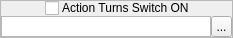
    <widget class="QFrame" name="frame_12">
     <property name="minimumSize">
      <size>
       <width>0</width>
       <height>38</height>
      </size>
     </property>
     <property name="maximumSize">
      <size>
       <width>16777215</width>
       <height>38</height>
      </size>
     </property>
     <property name="frameShape">
      <enum>QFrame::StyledPanel</enum>
     </property>
     <property name="frameShadow">
      <enum>QFrame::Raised</enum>
     </property>
     <layout class="QVBoxLayout" name="verticalLayout_3">
      <property name="spacing">
       <number>0</number>
      </property>
      <property name="margin">
       <number>0</number>
      </property>
      <item>
       <widget class="QWidget" name="widget_7" native="true">
        <property name="sizePolicy">
         <sizepolicy hsizetype="Preferred" vsizetype="Fixed">
          <horstretch>0</horstretch>
          <verstretch>0</verstretch>
         </sizepolicy>
        </property>
        <property name="styleSheet">
         <string notr="true">.QWidget
{
	border-width: 1px;
	border-style: solid;
	border-color: palette(window-text);
	background-color: palette(window-text);
}

.QWidget&gt;QLabel
{
	border-width: 0px;
	background-color: palette(window-text);
	color: palette(window);
	font-weight: bold;
}</string>
        </property>
        <layout class="QHBoxLayout" name="horizontalLayout_14">
         <property name="spacing">
          <number>3</number>
         </property>
         <property name="margin">
          <number>0</number>
         </property>
         <item>
          <spacer name="horizontalSpacer">
           <property name="orientation">
            <enum>Qt::Horizontal</enum>
           </property>
           <property name="sizeHint" stdset="0">
            <size>
             <width>10</width>
             <height>15</height>
            </size>
           </property>
          </spacer>
         </item>
         <item>
          <widget class="QCheckBox" name="cbTurnSwitchOn">
           <property name="sizePolicy">
            <sizepolicy hsizetype="Fixed" vsizetype="Fixed">
             <horstretch>0</horstretch>
             <verstretch>0</verstretch>
            </sizepolicy>
           </property>
           <property name="text">
            <string/>
           </property>
          </widget>
         </item>
         <item>
          <widget class="QLabel" name="label_21">
           <property name="sizePolicy">
            <sizepolicy hsizetype="Fixed" vsizetype="Fixed">
             <horstretch>0</horstretch>
             <verstretch>0</verstretch>
            </sizepolicy>
           </property>
           <property name="text">
            <string>Action Turns Switch ON</string>
           </property>
          </widget>
         </item>
         <item>
          <spacer name="horizontalSpacer_2">
           <property name="orientation">
            <enum>Qt::Horizontal</enum>
           </property>
           <property name="sizeHint" stdset="0">
            <size>
             <width>10</width>
             <height>15</height>
            </size>
           </property>
          </spacer>
         </item>
        </layout>
       </widget>
      </item>
      <item>
       <widget class="QWidget" name="wTurnSwitchOn" native="true">
        <layout class="QHBoxLayout" name="horizontalLayout_11">
         <property name="spacing">
          <number>0</number>
         </property>
         <property name="margin">
          <number>0</number>
         </property>
         <item>
          <widget class="QListWidget" name="lwTurnSwitchOn">
           <property name="sizePolicy">
            <sizepolicy hsizetype="Preferred" vsizetype="Fixed">
             <horstretch>0</horstretch>
             <verstretch>0</verstretch>
            </sizepolicy>
           </property>
           <property name="minimumSize">
            <size>
             <width>210</width>
             <height>0</height>
            </size>
           </property>
           <property name="maximumSize">
            <size>
             <width>210</width>
             <height>16777215</height>
            </size>
           </property>
           <property name="focusPolicy">
            <enum>Qt::ClickFocus</enum>
           </property>
           <property name="verticalScrollBarPolicy">
            <enum>Qt::ScrollBarAlwaysOff</enum>
           </property>
           <property name="horizontalScrollBarPolicy">
            <enum>Qt::ScrollBarAlwaysOff</enum>
           </property>
           <property name="editTriggers">
            <set>QAbstractItemView::NoEditTriggers</set>
           </property>
           <property name="selectionMode">
            <enum>QAbstractItemView::NoSelection</enum>
           </property>
          </widget>
         </item>
         <item>
          <widget class="QToolButton" name="tbBrowseTurnSwitchOn">
           <property name="minimumSize">
            <size>
             <width>21</width>
             <height>21</height>
            </size>
           </property>
           <property name="maximumSize">
            <size>
             <width>21</width>
             <height>21</height>
            </size>
           </property>
           <property name="focusPolicy">
            <enum>Qt::ClickFocus</enum>
           </property>
           <property name="text">
            <string>...</string>
           </property>
           <property name="icon">
            <iconset resource="gui_icons.qrc">
             <normaloff>:/icons/fileopen.png</normaloff>:/icons/fileopen.png</iconset>
           </property>
          </widget>
         </item>
        </layout>
       </widget>
      </item>
     </layout>
    </widget>
